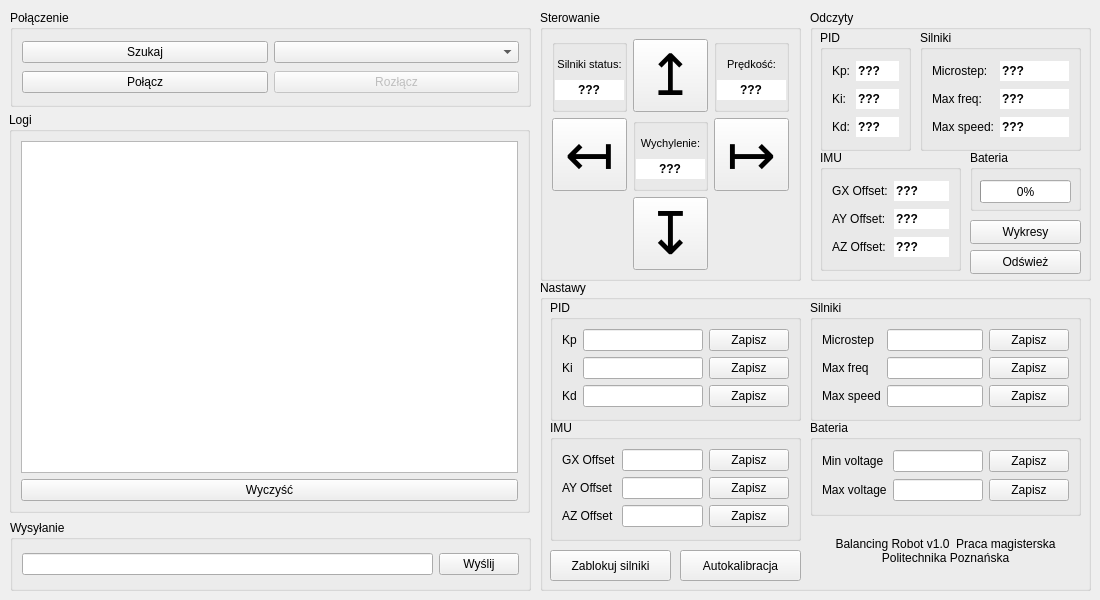
<?xml version="1.0" encoding="UTF-8"?>
<ui version="4.0">
 <class>MainWindow</class>
 <widget class="QMainWindow" name="MainWindow">
  <property name="geometry">
   <rect>
    <x>0</x>
    <y>0</y>
    <width>1100</width>
    <height>600</height>
   </rect>
  </property>
  <property name="sizePolicy">
   <sizepolicy hsizetype="Preferred" vsizetype="Preferred">
    <horstretch>0</horstretch>
    <verstretch>0</verstretch>
   </sizepolicy>
  </property>
  <property name="minimumSize">
   <size>
    <width>1100</width>
    <height>600</height>
   </size>
  </property>
  <property name="maximumSize">
   <size>
    <width>1100</width>
    <height>600</height>
   </size>
  </property>
  <property name="windowTitle">
   <string>MainWindow</string>
  </property>
  <widget class="QWidget" name="centralwidget">
   <property name="minimumSize">
    <size>
     <width>0</width>
     <height>0</height>
    </size>
   </property>
   <property name="maximumSize">
    <size>
     <width>120000</width>
     <height>600000</height>
    </size>
   </property>
   <widget class="QGroupBox" name="groupBoxConnection">
    <property name="geometry">
     <rect>
      <x>10</x>
      <y>10</y>
      <width>521</width>
      <height>97</height>
     </rect>
    </property>
    <property name="title">
     <string>Połączenie</string>
    </property>
    <layout class="QGridLayout" name="gridLayout">
     <item row="1" column="1">
      <widget class="QPushButton" name="pushButtonDisconnect">
       <property name="enabled">
        <bool>false</bool>
       </property>
       <property name="text">
        <string>Rozłącz</string>
       </property>
      </widget>
     </item>
     <item row="0" column="0">
      <widget class="QPushButton" name="pushButtonSearchDevices">
       <property name="text">
        <string>Szukaj</string>
       </property>
      </widget>
     </item>
     <item row="0" column="1">
      <widget class="QComboBox" name="comboBoxDevices"/>
     </item>
     <item row="1" column="0">
      <widget class="QPushButton" name="pushButtonConnect">
       <property name="text">
        <string>Połącz</string>
       </property>
      </widget>
     </item>
    </layout>
   </widget>
   <widget class="QGroupBox" name="groupBoxLogs">
    <property name="geometry">
     <rect>
      <x>9</x>
      <y>112</y>
      <width>521</width>
      <height>401</height>
     </rect>
    </property>
    <property name="title">
     <string>Logi</string>
    </property>
    <layout class="QGridLayout" name="gridLayout_3">
     <item row="1" column="0">
      <widget class="QPushButton" name="pushButtonClearLogs">
       <property name="text">
        <string>Wyczyść</string>
       </property>
      </widget>
     </item>
     <item row="0" column="0">
      <widget class="QTextEdit" name="textEditLogs">
       <property name="frameShape">
        <enum>QFrame::StyledPanel</enum>
       </property>
       <property name="readOnly">
        <bool>true</bool>
       </property>
      </widget>
     </item>
    </layout>
   </widget>
   <widget class="QGroupBox" name="groupBoxSendData">
    <property name="geometry">
     <rect>
      <x>10</x>
      <y>520</y>
      <width>521</width>
      <height>71</height>
     </rect>
    </property>
    <property name="title">
     <string>Wysyłanie</string>
    </property>
    <layout class="QGridLayout" name="gridLayout_2">
     <item row="0" column="0">
      <widget class="QLineEdit" name="lineEditSendData"/>
     </item>
     <item row="0" column="1">
      <widget class="QPushButton" name="pushButtonSendData">
       <property name="text">
        <string>Wyślij</string>
       </property>
      </widget>
     </item>
    </layout>
   </widget>
   <widget class="QGroupBox" name="groupBoxControls">
    <property name="geometry">
     <rect>
      <x>540</x>
      <y>10</y>
      <width>261</width>
      <height>271</height>
     </rect>
    </property>
    <property name="sizePolicy">
     <sizepolicy hsizetype="Minimum" vsizetype="Minimum">
      <horstretch>0</horstretch>
      <verstretch>0</verstretch>
     </sizepolicy>
    </property>
    <property name="title">
     <string>Sterowanie</string>
    </property>
    <layout class="QGridLayout" name="gridLayout_4">
     <item row="4" column="0">
      <widget class="QPushButton" name="pushButtonGoLeft">
       <property name="font">
        <font>
         <pointsize>44</pointsize>
        </font>
       </property>
       <property name="text">
        <string>↤</string>
       </property>
      </widget>
     </item>
     <item row="4" column="2">
      <widget class="QPushButton" name="pushButtonGoRight">
       <property name="font">
        <font>
         <pointsize>44</pointsize>
        </font>
       </property>
       <property name="text">
        <string>↦</string>
       </property>
      </widget>
     </item>
     <item row="0" column="2">
      <widget class="QGroupBox" name="groupBoxVelocity">
       <property name="font">
        <font>
         <kerning>true</kerning>
        </font>
       </property>
       <property name="title">
        <string/>
       </property>
       <layout class="QGridLayout" name="gridLayout_14">
        <property name="leftMargin">
         <number>0</number>
        </property>
        <property name="rightMargin">
         <number>0</number>
        </property>
        <item row="1" column="0">
         <widget class="QLabel" name="labelVelocity">
          <property name="font">
           <font>
            <pointsize>8</pointsize>
            <kerning>true</kerning>
           </font>
          </property>
          <property name="text">
           <string>Prędkość:</string>
          </property>
          <property name="alignment">
           <set>Qt::AlignCenter</set>
          </property>
         </widget>
        </item>
        <item row="2" column="0">
         <widget class="QLineEdit" name="lineEditVelocity">
          <property name="font">
           <font>
            <bold>true</bold>
            <kerning>true</kerning>
           </font>
          </property>
          <property name="text">
           <string>???</string>
          </property>
          <property name="maxLength">
           <number>5</number>
          </property>
          <property name="frame">
           <bool>false</bool>
          </property>
          <property name="alignment">
           <set>Qt::AlignCenter</set>
          </property>
          <property name="readOnly">
           <bool>true</bool>
          </property>
         </widget>
        </item>
       </layout>
      </widget>
     </item>
     <item row="6" column="1">
      <widget class="QPushButton" name="pushButtonGoBackward">
       <property name="font">
        <font>
         <pointsize>44</pointsize>
        </font>
       </property>
       <property name="text">
        <string>↧</string>
       </property>
      </widget>
     </item>
     <item row="0" column="0">
      <widget class="QGroupBox" name="groupBoxMotorsStatus">
       <property name="font">
        <font>
         <kerning>true</kerning>
        </font>
       </property>
       <property name="title">
        <string/>
       </property>
       <layout class="QGridLayout" name="gridLayout_13">
        <property name="leftMargin">
         <number>0</number>
        </property>
        <property name="rightMargin">
         <number>0</number>
        </property>
        <item row="1" column="0">
         <widget class="QLabel" name="labelMotorsStatus">
          <property name="font">
           <font>
            <pointsize>8</pointsize>
            <kerning>true</kerning>
           </font>
          </property>
          <property name="text">
           <string>Silniki status:</string>
          </property>
          <property name="alignment">
           <set>Qt::AlignCenter</set>
          </property>
         </widget>
        </item>
        <item row="2" column="0">
         <widget class="QLineEdit" name="lineEditMotorsStatus">
          <property name="font">
           <font>
            <italic>false</italic>
            <bold>true</bold>
            <kerning>true</kerning>
           </font>
          </property>
          <property name="text">
           <string>???</string>
          </property>
          <property name="maxLength">
           <number>5</number>
          </property>
          <property name="frame">
           <bool>false</bool>
          </property>
          <property name="alignment">
           <set>Qt::AlignCenter</set>
          </property>
          <property name="readOnly">
           <bool>true</bool>
          </property>
         </widget>
        </item>
       </layout>
      </widget>
     </item>
     <item row="4" column="1">
      <widget class="QGroupBox" name="groupBoxAngle">
       <property name="sizePolicy">
        <sizepolicy hsizetype="Fixed" vsizetype="Preferred">
         <horstretch>0</horstretch>
         <verstretch>0</verstretch>
        </sizepolicy>
       </property>
       <property name="font">
        <font>
         <kerning>true</kerning>
        </font>
       </property>
       <property name="title">
        <string/>
       </property>
       <layout class="QGridLayout" name="gridLayout_12">
        <property name="leftMargin">
         <number>0</number>
        </property>
        <property name="rightMargin">
         <number>0</number>
        </property>
        <item row="1" column="0">
         <widget class="QLabel" name="labelCurrentAngle">
          <property name="font">
           <font>
            <pointsize>8</pointsize>
            <kerning>true</kerning>
           </font>
          </property>
          <property name="text">
           <string>Wychylenie:</string>
          </property>
          <property name="alignment">
           <set>Qt::AlignCenter</set>
          </property>
         </widget>
        </item>
        <item row="2" column="0">
         <widget class="QLineEdit" name="lineEditCurrentAngle">
          <property name="font">
           <font>
            <bold>true</bold>
            <kerning>true</kerning>
           </font>
          </property>
          <property name="text">
           <string>???</string>
          </property>
          <property name="maxLength">
           <number>5</number>
          </property>
          <property name="frame">
           <bool>false</bool>
          </property>
          <property name="alignment">
           <set>Qt::AlignCenter</set>
          </property>
          <property name="readOnly">
           <bool>true</bool>
          </property>
         </widget>
        </item>
       </layout>
      </widget>
     </item>
     <item row="0" column="1">
      <widget class="QPushButton" name="pushButtonGoForward">
       <property name="font">
        <font>
         <pointsize>43</pointsize>
        </font>
       </property>
       <property name="text">
        <string>↥</string>
       </property>
      </widget>
     </item>
    </layout>
   </widget>
   <widget class="QGroupBox" name="groupBoxSettings">
    <property name="enabled">
     <bool>true</bool>
    </property>
    <property name="geometry">
     <rect>
      <x>540</x>
      <y>280</y>
      <width>551</width>
      <height>311</height>
     </rect>
    </property>
    <property name="title">
     <string>Nastawy</string>
    </property>
    <widget class="QGroupBox" name="groupBoxSettingsPID">
     <property name="geometry">
      <rect>
       <x>10</x>
       <y>20</y>
       <width>251</width>
       <height>121</height>
      </rect>
     </property>
     <property name="title">
      <string>PID</string>
     </property>
     <layout class="QGridLayout" name="gridLayout_8">
      <item row="0" column="0">
       <widget class="QLabel" name="labelKp_2">
        <property name="text">
         <string>Kp</string>
        </property>
       </widget>
      </item>
      <item row="1" column="0">
       <widget class="QLabel" name="labelKi_2">
        <property name="text">
         <string>Ki</string>
        </property>
       </widget>
      </item>
      <item row="1" column="1">
       <widget class="QLineEdit" name="lineEditSetKi">
        <property name="text">
         <string/>
        </property>
       </widget>
      </item>
      <item row="2" column="1">
       <widget class="QLineEdit" name="lineEditSetKd">
        <property name="text">
         <string/>
        </property>
       </widget>
      </item>
      <item row="0" column="1">
       <widget class="QLineEdit" name="lineEditSetKp">
        <property name="text">
         <string/>
        </property>
       </widget>
      </item>
      <item row="2" column="0">
       <widget class="QLabel" name="labelKd_2">
        <property name="text">
         <string>Kd</string>
        </property>
       </widget>
      </item>
      <item row="0" column="2">
       <widget class="QPushButton" name="pushButtonSetKp">
        <property name="text">
         <string>Zapisz</string>
        </property>
       </widget>
      </item>
      <item row="1" column="2">
       <widget class="QPushButton" name="pushButtonSetKi">
        <property name="text">
         <string>Zapisz</string>
        </property>
       </widget>
      </item>
      <item row="2" column="2">
       <widget class="QPushButton" name="pushButtonSetKd">
        <property name="text">
         <string>Zapisz</string>
        </property>
       </widget>
      </item>
     </layout>
    </widget>
    <widget class="QGroupBox" name="groupBoxSettingsIMU">
     <property name="geometry">
      <rect>
       <x>10</x>
       <y>140</y>
       <width>251</width>
       <height>121</height>
      </rect>
     </property>
     <property name="title">
      <string>IMU</string>
     </property>
     <layout class="QGridLayout" name="gridLayout_9">
      <item row="2" column="1">
       <widget class="QLineEdit" name="lineEditSetAzOffst">
        <property name="text">
         <string/>
        </property>
       </widget>
      </item>
      <item row="1" column="2">
       <widget class="QPushButton" name="pushButtonSetAyOffst">
        <property name="text">
         <string>Zapisz</string>
        </property>
       </widget>
      </item>
      <item row="2" column="2">
       <widget class="QPushButton" name="pushButtonSetAzOffst">
        <property name="text">
         <string>Zapisz</string>
        </property>
       </widget>
      </item>
      <item row="0" column="1">
       <widget class="QLineEdit" name="lineEditSetGxOffst">
        <property name="text">
         <string/>
        </property>
       </widget>
      </item>
      <item row="0" column="2">
       <widget class="QPushButton" name="pushButtonSetGxOffst">
        <property name="text">
         <string>Zapisz</string>
        </property>
       </widget>
      </item>
      <item row="1" column="1">
       <widget class="QLineEdit" name="lineEditSetAyOffst">
        <property name="text">
         <string/>
        </property>
       </widget>
      </item>
      <item row="0" column="0">
       <widget class="QLabel" name="labelGxOffst_2">
        <property name="text">
         <string>GX Offset</string>
        </property>
       </widget>
      </item>
      <item row="1" column="0">
       <widget class="QLabel" name="labelAyOffst_2">
        <property name="text">
         <string>AY Offset</string>
        </property>
       </widget>
      </item>
      <item row="2" column="0">
       <widget class="QLabel" name="labelAzOffst_2">
        <property name="text">
         <string>AZ Offset</string>
        </property>
       </widget>
      </item>
     </layout>
    </widget>
    <widget class="QGroupBox" name="groupBoxSettingsMotors">
     <property name="geometry">
      <rect>
       <x>270</x>
       <y>20</y>
       <width>271</width>
       <height>121</height>
      </rect>
     </property>
     <property name="title">
      <string>Silniki</string>
     </property>
     <layout class="QGridLayout" name="gridLayout_10">
      <item row="1" column="1">
       <widget class="QLineEdit" name="lineEditSetMaxFreq">
        <property name="text">
         <string/>
        </property>
       </widget>
      </item>
      <item row="2" column="0">
       <widget class="QLabel" name="labelMaxSpeed_2">
        <property name="text">
         <string>Max speed</string>
        </property>
       </widget>
      </item>
      <item row="1" column="0">
       <widget class="QLabel" name="labelMaxFreq_2">
        <property name="text">
         <string>Max freq</string>
        </property>
       </widget>
      </item>
      <item row="2" column="2">
       <widget class="QPushButton" name="pushButtonSetMaxSpeed">
        <property name="text">
         <string>Zapisz</string>
        </property>
       </widget>
      </item>
      <item row="0" column="2">
       <widget class="QPushButton" name="pushButtonSetMicrostep">
        <property name="text">
         <string>Zapisz</string>
        </property>
       </widget>
      </item>
      <item row="2" column="1">
       <widget class="QLineEdit" name="lineEditSetMaxSpeed">
        <property name="text">
         <string/>
        </property>
       </widget>
      </item>
      <item row="0" column="1">
       <widget class="QLineEdit" name="lineEditSetMicrostep">
        <property name="text">
         <string/>
        </property>
       </widget>
      </item>
      <item row="1" column="2">
       <widget class="QPushButton" name="pushButtonSetMaxFreq">
        <property name="text">
         <string>Zapisz</string>
        </property>
       </widget>
      </item>
      <item row="0" column="0">
       <widget class="QLabel" name="labelMicrostep_2">
        <property name="text">
         <string>Microstep</string>
        </property>
       </widget>
      </item>
     </layout>
    </widget>
    <widget class="QGroupBox" name="groupBoxSettingsBattery">
     <property name="geometry">
      <rect>
       <x>270</x>
       <y>140</y>
       <width>271</width>
       <height>96</height>
      </rect>
     </property>
     <property name="title">
      <string>Bateria</string>
     </property>
     <layout class="QGridLayout" name="gridLayout_11">
      <item row="1" column="0">
       <widget class="QLabel" name="labelMaxVoltage">
        <property name="text">
         <string>Max voltage</string>
        </property>
       </widget>
      </item>
      <item row="0" column="0">
       <widget class="QLabel" name="labelMinVoltage">
        <property name="text">
         <string>Min voltage</string>
        </property>
       </widget>
      </item>
      <item row="0" column="2">
       <widget class="QPushButton" name="pushButtonSetMinVoltage">
        <property name="text">
         <string>Zapisz</string>
        </property>
       </widget>
      </item>
      <item row="1" column="2">
       <widget class="QPushButton" name="pushButtonSetMaxVoltage">
        <property name="text">
         <string>Zapisz</string>
        </property>
       </widget>
      </item>
      <item row="0" column="1">
       <widget class="QLineEdit" name="lineEditSetMinVoltage">
        <property name="text">
         <string/>
        </property>
       </widget>
      </item>
      <item row="1" column="1">
       <widget class="QLineEdit" name="lineEditSetMaxVoltage">
        <property name="text">
         <string/>
        </property>
       </widget>
      </item>
     </layout>
    </widget>
    <widget class="QPushButton" name="pushButtonAutocalibration">
     <property name="geometry">
      <rect>
       <x>140</x>
       <y>270</y>
       <width>121</width>
       <height>31</height>
      </rect>
     </property>
     <property name="text">
      <string>Autokalibracja</string>
     </property>
    </widget>
    <widget class="QLabel" name="labelDescription">
     <property name="geometry">
      <rect>
       <x>270</x>
       <y>240</y>
       <width>271</width>
       <height>61</height>
      </rect>
     </property>
     <property name="text">
      <string>Balancing Robot v1.0  Praca magisterska Politechnika Poznańska</string>
     </property>
     <property name="textFormat">
      <enum>Qt::PlainText</enum>
     </property>
     <property name="scaledContents">
      <bool>false</bool>
     </property>
     <property name="alignment">
      <set>Qt::AlignCenter</set>
     </property>
     <property name="wordWrap">
      <bool>true</bool>
     </property>
    </widget>
    <widget class="QPushButton" name="pushButtonLockMotors">
     <property name="geometry">
      <rect>
       <x>10</x>
       <y>270</y>
       <width>121</width>
       <height>31</height>
      </rect>
     </property>
     <property name="text">
      <string>Zablokuj silniki</string>
     </property>
    </widget>
   </widget>
   <widget class="QGroupBox" name="groupBoxReadings">
    <property name="geometry">
     <rect>
      <x>810</x>
      <y>10</y>
      <width>281</width>
      <height>271</height>
     </rect>
    </property>
    <property name="title">
     <string>Odczyty</string>
    </property>
    <widget class="QGroupBox" name="groupBoxReadingsPID">
     <property name="geometry">
      <rect>
       <x>10</x>
       <y>20</y>
       <width>91</width>
       <height>121</height>
      </rect>
     </property>
     <property name="title">
      <string>PID</string>
     </property>
     <layout class="QGridLayout" name="gridLayout_5">
      <item row="1" column="1">
       <widget class="QLineEdit" name="lineEditKi">
        <property name="font">
         <font>
          <bold>true</bold>
         </font>
        </property>
        <property name="text">
         <string>???</string>
        </property>
        <property name="frame">
         <bool>false</bool>
        </property>
        <property name="readOnly">
         <bool>true</bool>
        </property>
       </widget>
      </item>
      <item row="0" column="1">
       <widget class="QLineEdit" name="lineEditKp">
        <property name="font">
         <font>
          <bold>true</bold>
         </font>
        </property>
        <property name="text">
         <string>???</string>
        </property>
        <property name="frame">
         <bool>false</bool>
        </property>
        <property name="readOnly">
         <bool>true</bool>
        </property>
       </widget>
      </item>
      <item row="2" column="1">
       <widget class="QLineEdit" name="lineEditKd">
        <property name="font">
         <font>
          <bold>true</bold>
         </font>
        </property>
        <property name="text">
         <string>???</string>
        </property>
        <property name="frame">
         <bool>false</bool>
        </property>
        <property name="readOnly">
         <bool>true</bool>
        </property>
       </widget>
      </item>
      <item row="0" column="0">
       <widget class="QLabel" name="labelKp">
        <property name="text">
         <string>Kp:</string>
        </property>
       </widget>
      </item>
      <item row="1" column="0">
       <widget class="QLabel" name="labelKi">
        <property name="text">
         <string>Ki:</string>
        </property>
       </widget>
      </item>
      <item row="2" column="0">
       <widget class="QLabel" name="labelKd">
        <property name="text">
         <string>Kd:</string>
        </property>
       </widget>
      </item>
     </layout>
    </widget>
    <widget class="QGroupBox" name="groupBoxReadingsIMU">
     <property name="geometry">
      <rect>
       <x>10</x>
       <y>140</y>
       <width>141</width>
       <height>121</height>
      </rect>
     </property>
     <property name="title">
      <string>IMU</string>
     </property>
     <layout class="QGridLayout" name="gridLayout_6">
      <item row="1" column="0">
       <widget class="QLabel" name="labelAyOffst">
        <property name="text">
         <string>AY Offset:</string>
        </property>
       </widget>
      </item>
      <item row="0" column="0">
       <widget class="QLabel" name="labelGxOffst">
        <property name="text">
         <string>GX Offset:</string>
        </property>
       </widget>
      </item>
      <item row="1" column="1">
       <widget class="QLineEdit" name="lineEditAyOffst">
        <property name="font">
         <font>
          <bold>true</bold>
         </font>
        </property>
        <property name="text">
         <string>???</string>
        </property>
        <property name="frame">
         <bool>false</bool>
        </property>
        <property name="readOnly">
         <bool>true</bool>
        </property>
       </widget>
      </item>
      <item row="0" column="1">
       <widget class="QLineEdit" name="lineEditGxOffst">
        <property name="font">
         <font>
          <bold>true</bold>
         </font>
        </property>
        <property name="text">
         <string>???</string>
        </property>
        <property name="frame">
         <bool>false</bool>
        </property>
        <property name="readOnly">
         <bool>true</bool>
        </property>
       </widget>
      </item>
      <item row="2" column="0">
       <widget class="QLabel" name="labeAzOffst">
        <property name="text">
         <string>AZ Offset:</string>
        </property>
       </widget>
      </item>
      <item row="2" column="1">
       <widget class="QLineEdit" name="lineEditAzOffst">
        <property name="font">
         <font>
          <bold>true</bold>
         </font>
        </property>
        <property name="text">
         <string>???</string>
        </property>
        <property name="frame">
         <bool>false</bool>
        </property>
        <property name="readOnly">
         <bool>true</bool>
        </property>
       </widget>
      </item>
     </layout>
    </widget>
    <widget class="QGroupBox" name="groupBoxReadingsMotors">
     <property name="geometry">
      <rect>
       <x>110</x>
       <y>20</y>
       <width>161</width>
       <height>121</height>
      </rect>
     </property>
     <property name="title">
      <string>Silniki</string>
     </property>
     <layout class="QGridLayout" name="gridLayout_7">
      <item row="0" column="1">
       <widget class="QLineEdit" name="lineEditMicrostep">
        <property name="font">
         <font>
          <bold>true</bold>
         </font>
        </property>
        <property name="text">
         <string>???</string>
        </property>
        <property name="frame">
         <bool>false</bool>
        </property>
        <property name="readOnly">
         <bool>true</bool>
        </property>
       </widget>
      </item>
      <item row="1" column="1">
       <widget class="QLineEdit" name="lineEditMaxFreq">
        <property name="font">
         <font>
          <bold>true</bold>
         </font>
        </property>
        <property name="text">
         <string>???</string>
        </property>
        <property name="frame">
         <bool>false</bool>
        </property>
        <property name="readOnly">
         <bool>true</bool>
        </property>
       </widget>
      </item>
      <item row="1" column="0">
       <widget class="QLabel" name="labelMaxFreq">
        <property name="text">
         <string>Max freq:</string>
        </property>
       </widget>
      </item>
      <item row="2" column="0">
       <widget class="QLabel" name="labelMaxSpeed">
        <property name="text">
         <string>Max speed:</string>
        </property>
       </widget>
      </item>
      <item row="2" column="1">
       <widget class="QLineEdit" name="lineEditMaxSpeed">
        <property name="font">
         <font>
          <bold>true</bold>
         </font>
        </property>
        <property name="text">
         <string>???</string>
        </property>
        <property name="frame">
         <bool>false</bool>
        </property>
        <property name="readOnly">
         <bool>true</bool>
        </property>
       </widget>
      </item>
      <item row="0" column="0">
       <widget class="QLabel" name="labelMicrostep">
        <property name="text">
         <string>Microstep:</string>
        </property>
       </widget>
      </item>
     </layout>
    </widget>
    <widget class="QGroupBox" name="groupBoxBattery">
     <property name="geometry">
      <rect>
       <x>160</x>
       <y>140</y>
       <width>111</width>
       <height>61</height>
      </rect>
     </property>
     <property name="title">
      <string>Bateria</string>
     </property>
     <widget class="QProgressBar" name="progressBarBattery">
      <property name="geometry">
       <rect>
        <x>10</x>
        <y>30</y>
        <width>91</width>
        <height>23</height>
       </rect>
      </property>
      <property name="value">
       <number>0</number>
      </property>
     </widget>
    </widget>
    <widget class="QPushButton" name="pushButtonCharts">
     <property name="geometry">
      <rect>
       <x>160</x>
       <y>210</y>
       <width>111</width>
       <height>24</height>
      </rect>
     </property>
     <property name="text">
      <string>Wykresy</string>
     </property>
    </widget>
    <widget class="QPushButton" name="pushButtonRefreshReadings">
     <property name="geometry">
      <rect>
       <x>160</x>
       <y>240</y>
       <width>111</width>
       <height>24</height>
      </rect>
     </property>
     <property name="text">
      <string>Odśwież</string>
     </property>
    </widget>
   </widget>
  </widget>
 </widget>
 <resources/>
 <connections/>
</ui>
